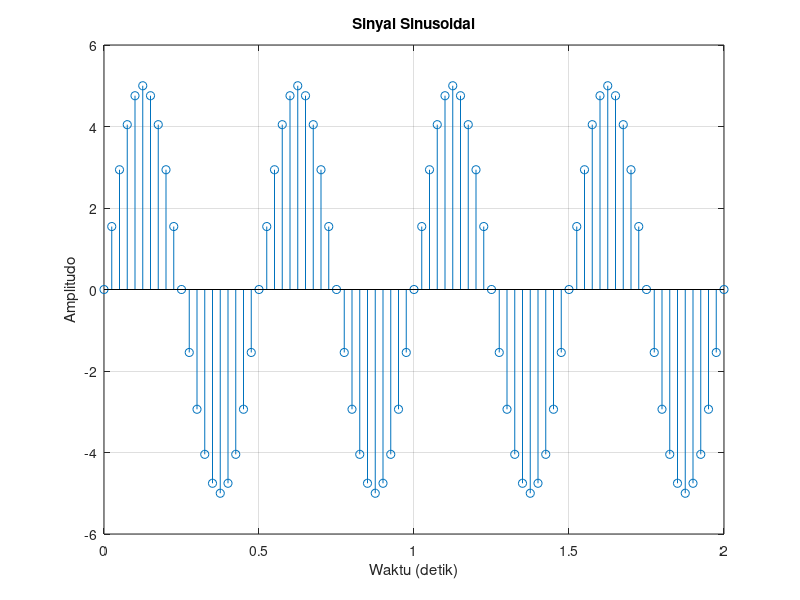

Reproduce this figure in MATLAB.
close all;
clear all;


%2010952054 - Jimmy Nelson
%2110952028 - Mutiara Ali
%2110952001 - Muhammad Reval
%2110953005 - Muhammad Zaky Kurnia

% Parameter sinyal sinus
amplitudo = 5; %nim uda jimmy
frekuensi = 2; %nim muti
durasi = 2;
fs = 40;
Ts = 1/fs;

% Waktu Sinyal
t = 0:Ts:durasi;

% Membuat persamaan sinyal 
sinyal_sinus = amplitudo * sin(2*pi*frekuensi * t);

% plot sinyal 
figure;
stem(t, sinyal_sinus);
title('Sinyal Sinusoidal');
xlabel('Waktu (detik)');
ylabel('Amplitudo');
grid on;
